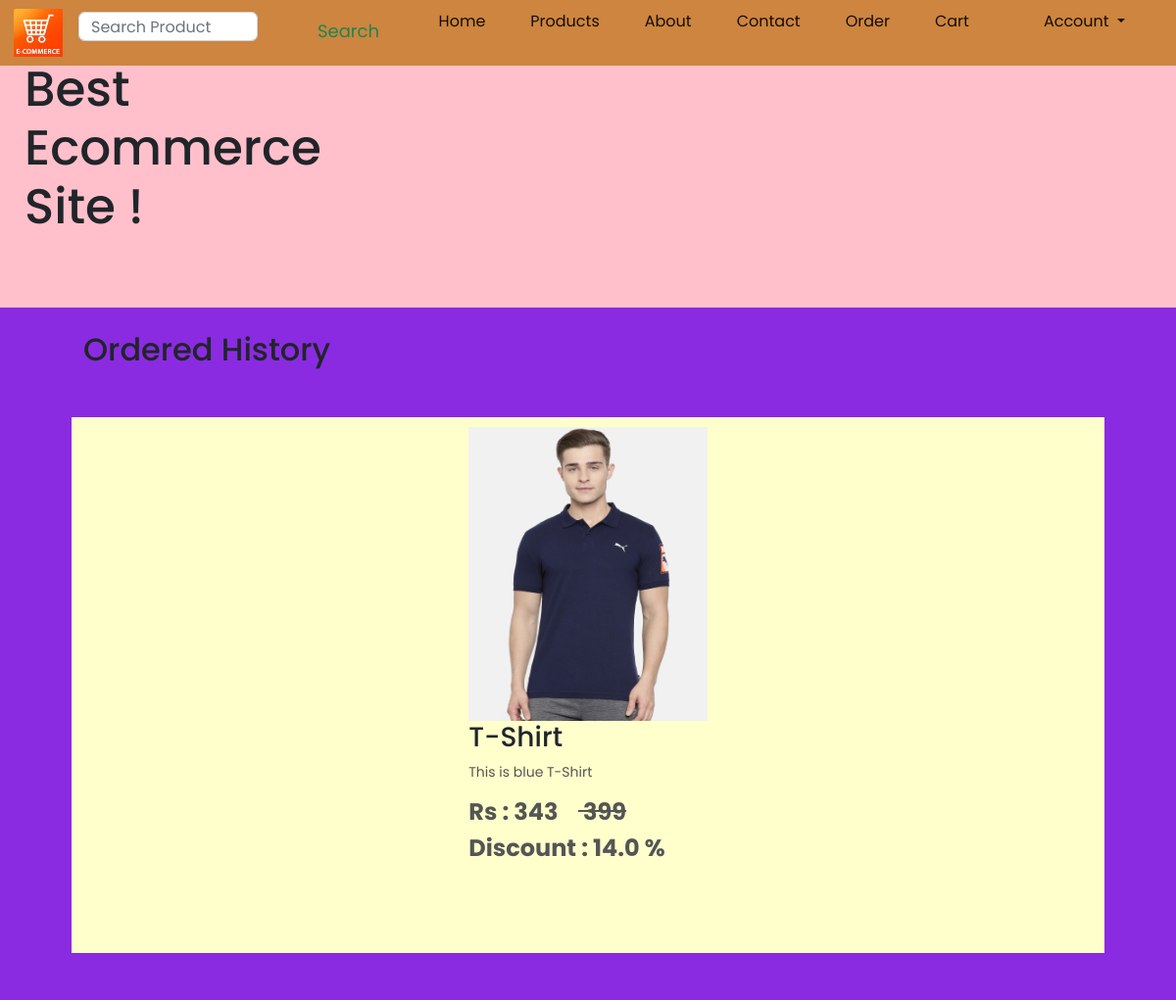
The page /product/user_order_history/ (signed in) on the database its author committed.
### product/models.py (models this page shows, shortened)
class Order(models.Model):
    user = models.ForeignKey(User, on_delete=models.CASCADE, related_name="order")
    order_item = models.ForeignKey(Cart, on_delete=models.CASCADE)
    amount = models.IntegerField(null=True)
    date = models.DateTimeField(auto_now_add=True)
    is_receive_product = models.BooleanField(default=False)
    def __str__(self):
        return self.user.email

class Cart(models.Model):
    user = models.ForeignKey(User, on_delete=models.CASCADE)
    product_property =  models.ForeignKey(ProductProperty, on_delete=models.CASCADE, )
    is_not_order = models.BooleanField(default=True)

class ProductAbstract(models.Model):
    name = models.CharField(max_length=50)
    stock = models.IntegerField()
    description = models.CharField(max_length=50)
    image = models.ImageField(upload_to="images/product/" + str(datetime.datetime.now()) + "/" )
    price = models.IntegerField()
    rating = models.IntegerField(null=True, blank=True, validators=[rating_validation])
    actual_price = models.IntegerField(null=True)
    class Meta:
        abstract = True

class ProductProperty(ProductAbstract):
    product_name = models.ForeignKey(Product, on_delete=models.CASCADE, )
    color = models.CharField(max_length=50, null=True)

### product/views.py (the view)
# urls.py: path('user_order_history/',  user_order_history, name= "user_order_history"),
@login_required(login_url='sign_in')
def user_order_history(request):
    user_instance = User.objects.get(email=request.user)
    order_items_queryset = user_instance.order.filter(is_receive_product=True)
    context = { 'title' : 'Order History',
                'order_items_queryset' : order_items_queryset
    }
    return render(request, 'product/user_order_history.html', context=context)

### user/models.py (called while the page is built)
    def __str__(self):
        return self.email

### product/templates/product/user_order_history.html (shortened to what this page needs)
{% extends "base.html" %}
{% load static %}
{% load mathfilters %}
{% block body %}
{{ block.super }}
    <div class="bg-color">   <br>
        <div class="small-container">
            {% if order_items_queryset %}
                <h2 class="title">Ordered History</h2>
                <div class="row bg-product">
                    {% for product in order_items_queryset %}
                            <div class="col-4">
                                <img src="{{ product.order_item.product_property.image.url  }}" alt="" />
                                <h3>{{ product.order_item.product_property.name }}</h3>
                                <p> {{ product.order_item.product_property.description}}</p>
                                <h4> <b> Rs : {{product.order_item.product_property.price}} &nbsp;&nbsp;&nbsp;<del> {{product.order_item.product_property.actual_price   }}</del>  </b>  </h4>
                                <h4> <b  class="discount" > Discount : {{product.order_item.product_property.actual_price|sub:product.order_item.product_property.price|mul:100|div:product.order_item.product_property.actual_price|floatformat}} % </b>  </h4> <br>
                            </div>
                    {% endfor %}
                </div>
            {% else %}
            <h2 class="title">Ordered Empty History </h2>
            <div></div>
            {% endif %}
        </div> <br> <br>
    </div>
{% endblock body%}

### user/static/user/css/style.css (style rules this page uses)
body { font-family: 'Poppins', sans-serif; background-color: blueviolet; position: relative; height: 100%; }
* { margin: 0; padding: 0; box-sizing: border-box; }
p { color: #555; }
.row { margin-top: 50px; display: flex; align-items: center; flex-wrap: wrap; justify-content: space-around; }
.small-container { max-width: 1080px; margin: auto; padding-left: 25px; padding-right: 25px; }
.col-4 { flex-basis: 25%; padding: 10px; position: relative; min-width: 200px; margin-bottom: 50px; position: relative; transition: transform 0.5s; }
.col-4 img { width: 100%; height: 300px; }
h4 { color: #555; font-weight: normal; }
.col-4 p { font-size: 14px; }
.bg-product { background-color: #ffffcc; }
.bg-color { background-color: blueviolet; }

### rows shown on the page
Order: order_item.product_property.image (picture), order_item.product_property.name "T-Shirt", order_item.product_property.description "This is blue T-Shirt", order_item.product_property.price "343", order_item.product_property.actual_price "399", order_item.product_property.actual_price|sub "14.0"
